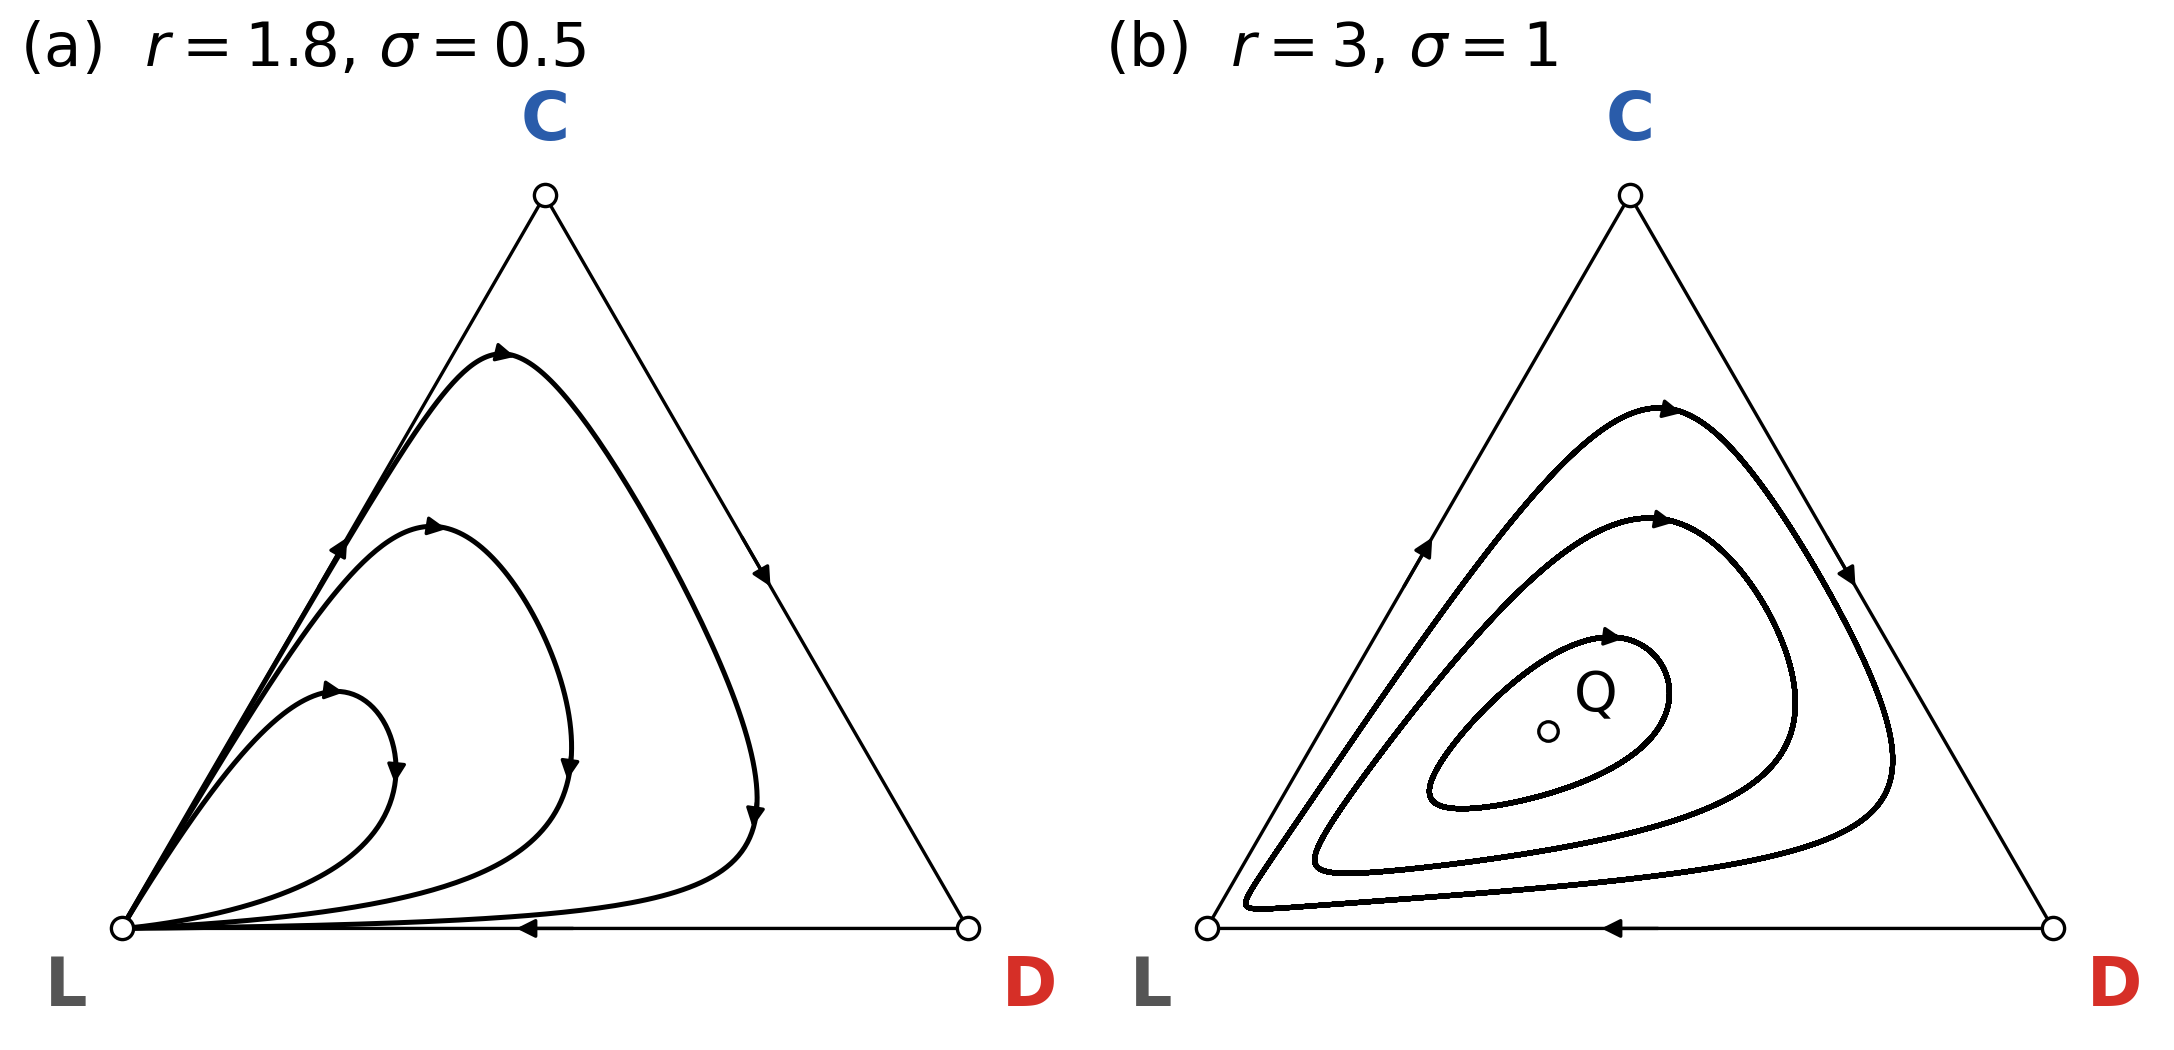

Here is the Python script that generated this plot:
"""Replicator dynamics of the optional public goods game (cooperators,
defectors, and loners) on the simplex.

Own simulation, after Fig. 1(A, B) of Hauert, De Monte, Hofbauer & Sigmund,
Science 296, 1129 (2002).

Model: groups of N players are sampled from an infinite well-mixed population
with fractions x (cooperators, C), y (defectors, D), and z (loners, L).
Loners do not participate and get sigma. Each participant cooperator pays
c = 1; the contributions are multiplied by r and shared among the S
participants. If S = 1, the single participant gets sigma like a loner.
The expected payoffs are computed exactly by enumerating the strategies of
the N - 1 co-players. Replicator equation: dx_i/dt = x_i (P_i - mean P).

Parameters (as in the original): N = 5, c = 1; (a) r = 1.8, sigma = 0.5;
(b) r = 3, sigma = 1.
Output: loners-replicator.png
"""
import os
from math import comb
import numpy as np
import matplotlib
matplotlib.use("Agg")
import matplotlib.pyplot as plt
from scipy.integrate import solve_ivp
from scipy.optimize import fsolve

here = os.path.dirname(os.path.abspath(__file__))
N, C = 5, 1.0
BLUE, RED, GRAY = "#2a5caa", "#d62f27", "#555555"

# all compositions (nc, nd, nl) of the N - 1 co-players
COMPS = [(a, b, N - 1 - a - b) for a in range(N) for b in range(N - a)]
MULT = [comb(N - 1, a) * comb(N - 1 - a, b) for a, b, _ in COMPS]


def payoffs(p, r, SIGMA):
    x, y, z = p
    Pc = Pd = 0.0
    for (a, b, l), m in zip(COMPS, MULT):
        w = m * x**a * y**b * z**l
        S = a + b + 1  # participants including the focal player
        if S == 1:
            Pc += w * SIGMA
            Pd += w * SIGMA
        else:
            Pc += w * (r * C * (a + 1) / S - C)
            Pd += w * (r * C * a / S)
    return np.array([Pc, Pd, SIGMA])


def rhs_log(t, u, r, sig):
    """Replicator equation in log coordinates u_i = log x_i (keeps x_i > 0)."""
    p = np.exp(u - u.max()); p /= p.sum()
    P = payoffs(p, r, sig)
    return P - p @ P


def orbit(p0, r, sig, T, back=True):
    u0 = np.log(p0)
    ts = np.linspace(0, T, 4000)
    fw = solve_ivp(rhs_log, (0, T), u0, args=(r, sig), t_eval=ts, rtol=1e-9, atol=1e-11).y.T
    parts = [fw]
    if back:
        bw = solve_ivp(rhs_log, (0, -T), u0, args=(r, sig), t_eval=-ts, rtol=1e-9, atol=1e-11).y.T
        parts = [bw[::-1], fw]
    u = np.vstack(parts)
    p = np.exp(u - u.max(axis=1, keepdims=True))
    return p / p.sum(axis=1, keepdims=True)


# simplex -> plane: L bottom-left, D bottom-right, C top
def xy(p):
    p = np.atleast_2d(p)
    return p[:, 1] + 0.5 * p[:, 0], (np.sqrt(3) / 2) * p[:, 0]


def arrow(ax, X, Y, i, k=6):
    ax.annotate("", xy=(X[i + k], Y[i + k]), xytext=(X[i], Y[i]),
                arrowprops=dict(arrowstyle="-|>", color="black", lw=1.2, mutation_scale=14))


def frame(ax, title):
    E = {"C": (1, 0, 0), "D": (0, 1, 0), "L": (0, 0, 1)}
    P = {k: np.array([c[0] for c in xy(v)]) for k, v in E.items()}
    tri = np.array([P["L"], P["D"], P["C"], P["L"]])
    ax.plot(tri[:, 0], tri[:, 1], color="black", lw=1.2)
    # flow on the edges: C -> D, D -> L, L -> C
    for a, b in [("C", "D"), ("D", "L"), ("L", "C")]:
        m = 0.5 * (P[a] + P[b]); d = 0.04 * (P[b] - P[a])
        ax.annotate("", xy=m + d, xytext=m - d,
                    arrowprops=dict(arrowstyle="-|>", color="black", lw=1.2, mutation_scale=14))
    for k in E:
        ax.plot(*P[k], "o", ms=8, mfc="white", mec="black", mew=1.2, zorder=5)
    kw = dict(fontsize=24, fontweight="bold")
    ax.text(P["C"][0], P["C"][1] + 0.05, "C", color=BLUE, ha="center", va="bottom", **kw)
    ax.text(P["L"][0] - 0.04, P["L"][1] - 0.03, "L", color=GRAY, ha="right", va="top", **kw)
    ax.text(P["D"][0] + 0.04, P["D"][1] - 0.03, "D", color=RED, ha="left", va="top", **kw)
    ax.set_title(title, fontsize=22, loc="left")
    ax.set_xlim(-0.12, 1.12); ax.set_ylim(-0.12, 1.0)
    ax.set_aspect("equal"); ax.axis("off")


fig, axes = plt.subplots(1, 2, figsize=(11, 5.2))

# (a) r = 1.8 < 2: every interior orbit is homoclinic to the loner state
ax = axes[0]
r, sig = 1.8, 0.5
frame(ax, r"(a)  $r = 1.8$, $\sigma = 0.5$")
for s in [0.45, 0.7, 0.9]:
    p0 = np.array([0.6 * s, 0.4 * s, 1 - s])
    p = orbit(p0, r, sig, 400)
    p = p[p[:, 2] < 0.9999]
    X, Y = xy(p)
    ax.plot(X, Y, color="black", lw=1.8)
    i = int(np.argmax(Y)); arrow(ax, X, Y, i)                      # top of the loop
    j = int(np.argmax(X)); arrow(ax, X, Y, j)                      # rightmost point

# (b) r = 3 > 2: closed orbits around the interior fixed point Q
ax = axes[1]
r, sig = 3.0, 1.0
frame(ax, r"(b)  $r = 3$, $\sigma = 1$")

def interior(v):
    x, y = v
    P = payoffs((x, y, 1 - x - y), r, sig)
    return [P[0] - P[2], P[1] - P[2]]

xq, yq = fsolve(interior, [0.3, 0.3])
Q = np.array([xq, yq, 1 - xq - yq])
print("Q =", Q)
for s in [0.15, 0.35, 0.55]:
    p0 = Q + s * (np.array([0.0, 1.0, 0.0]) - Q)
    p = orbit(p0, r, sig, 400, back=False)
    X, Y = xy(p)
    ax.plot(X, Y, color="black", lw=1.8)
    i = int(np.argmax(Y)); arrow(ax, X, Y, i)
Xq, Yq = xy(Q)
ax.plot(Xq, Yq, "o", ms=7, mfc="white", mec="black", mew=1.2, zorder=5)
ax.text(Xq[0] + 0.03, Yq[0] + 0.01, "Q", fontsize=20, va="bottom")

fig.tight_layout()
fig.savefig(os.path.join(here, "loners-replicator.png"), dpi=200, bbox_inches="tight")
print("done")
